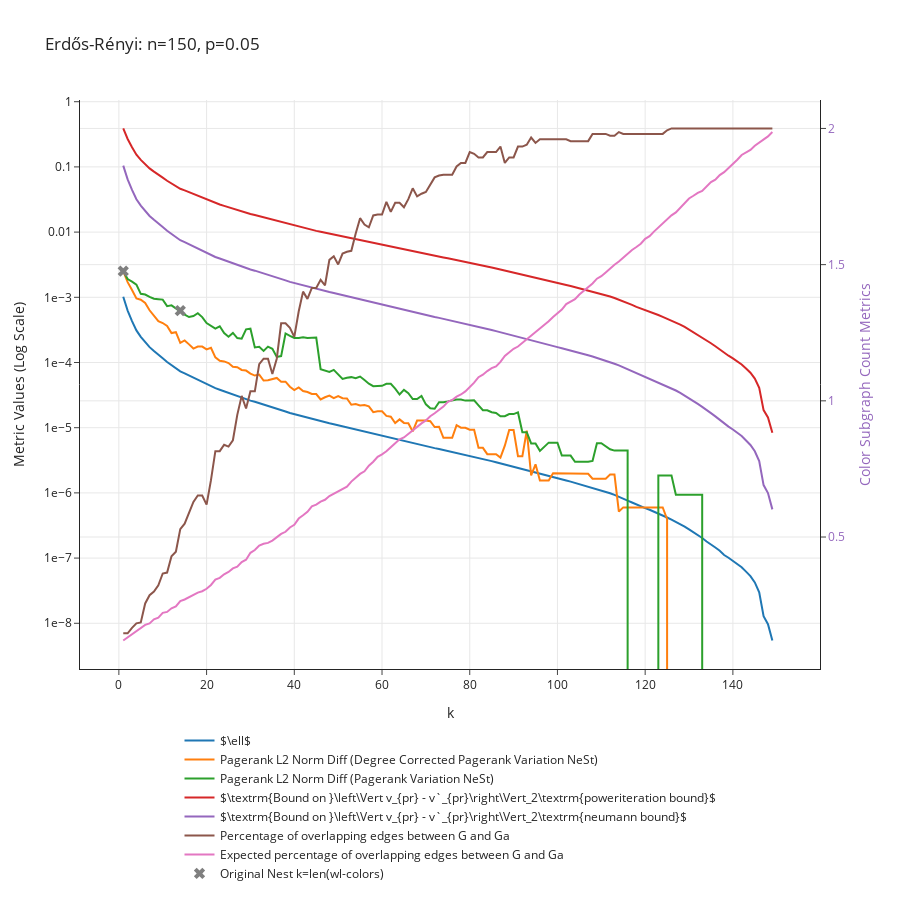

The notebook cell saved with this chart:
### Markdown cell above
# Erdos Renyis

### Code cell
p = 0.05
n = 150
G = nx.erdos_renyi_graph(n, p)
data_dict = get_convergence_data_of_nest(G, min_cluster_size = 1, max_k = 150)
plot_convergence_data(data_dict, f"Erdős-Rényi: n={n}, p={p}")

### Figure 1 — Plotly figure (JSON) as saved in the notebook; plotly's stock layout.template omitted (floating-point values rounded to 4 significant figures; data arrays with more than 128 entries replaced by an {"elided": "..."} marker saying what was removed)
{"data": [{"mode": "lines", "name": "$\\ell$", "type": "scatter", "x": {"elided": "149 int values"}, "y": {"elided": "149 float values"}}, {"mode": "lines", "name": "Pagerank L2 Norm Diff (Degree Corrected Pagerank Variation NeSt)", "type": "scatter", "x": {"elided": "149 int values"}, "y": {"elided": "149 float values"}}, {"mode": "lines", "name": "Pagerank L2 Norm Diff (Pagerank Variation NeSt)", "type": "scatter", "x": {"elided": "149 int values"}, "y": {"elided": "149 float values"}}, {"mode": "lines", "name": "$\\textrm{Bound on }\\left\\Vert v_{pr} - v`_{pr}\\right\\Vert_2\\textrm{poweriteration bound}$", "type": "scatter", "x": {"elided": "149 int values"}, "y": {"elided": "149 float values"}}, {"mode": "lines", "name": "$\\textrm{Bound on }\\left\\Vert v_{pr} - v`_{pr}\\right\\Vert_2\\textrm{neumann bound}$", "type": "scatter", "x": {"elided": "149 int values"}, "y": {"elided": "149 float values"}}, {"mode": "lines", "name": "Percentage of overlapping edges between G and Ga", "type": "scatter", "x": {"elided": "149 int values"}, "y": {"elided": "149 float values"}, "yaxis": "y2"}, {"mode": "lines", "name": "Expected percentage of overlapping edges between G and Ga", "type": "scatter", "x": {"elided": "149 int values"}, "y": {"elided": "149 float values"}, "yaxis": "y2"}, {"marker": {"size": 10, "symbol": "x"}, "mode": "markers", "name": "Original Nest k=len(wl-colors)", "type": "scatter", "x": [1, 14, 149, 150], "y": [0.002516, 0.0006243, 0, 0]}], "layout": {"height": 900, "hovermode": "closest", "legend": {"orientation": "h", "x": 0.5, "xanchor": "center", "y": -0.1, "yanchor": "top"}, "title": {"text": "Erdős-Rényi: n=150, p=0.05"}, "xaxis": {"title": {"text": "k"}}, "yaxis": {"exponentformat": "e", "title": {"text": "Metric Values (Log Scale)"}, "type": "log"}, "yaxis2": {"overlaying": "y", "side": "right", "tickfont": {"color": "rgba(148, 103, 189, 1)"}, "title": {"font": {"color": "rgba(148, 103, 189, 1)"}, "text": "Color Subgraph Count Metrics"}, "type": "linear"}}}
